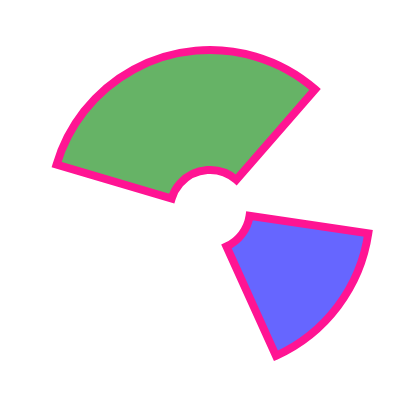

The Vega-Lite source for this figure:
### Vega specification from a JSON file in a GitHub repository (floating-point values rounded to 4 significant figures)
{"$schema": "https://vega.github.io/schema/vega/v5.json", "description": "A simple pie chart with embedded data.", "background": "white", "padding": 5, "width": 200, "height": 200, "style": "view", "data": [{"name": "data_0", "values": [{"startAngle": 5, "endAngle": 7, "fill": "green"}, {"startAngle": 8, "endAngle": 9, "fill": "blue"}]}], "marks": [{"name": "marks", "type": "arc", "from": {"data": "data_0"}, "style": ["arc"], "encode": {"update": {"x": {"value": 100}, "y": {"value": 100}, "outerRadius": {"value": 80}, "innerRadius": {"value": 20}, "startAngle": {"field": "startAngle"}, "endAngle": {"field": "endAngle"}, "fill": {"field": "fill"}, "fillOpacity": {"value": 0.6}, "stroke": {"value": "deeppink"}, "strokeWidth": {"value": 4}}}}]}
